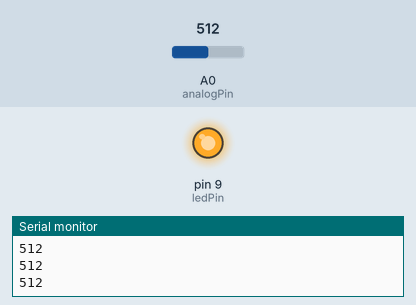
Simulated run of this sketch. Board: Arduino Uno, built with avr-gcc and run on an emulated ATmega328P. On the bench: output pins drawn as LEDs (lit = HIGH), the last lines printed to the serial monitor. The test bench sets the inputs (shaded band); at power-on: A0 (analogPin) = 512.

Above: at 1.2 s.
1.3 s: A0 (analogPin) set to 122
At 2.4 s:
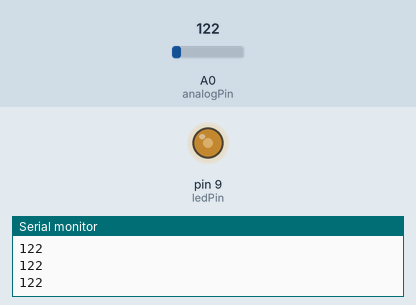
2.8 s: A0 (analogPin) set to 0
At 3.6 s:
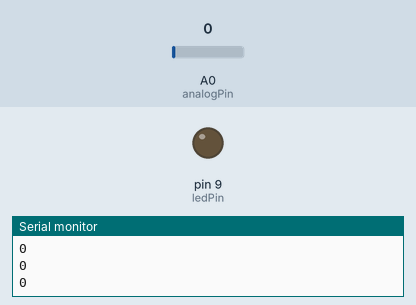
4.3 s: A0 (analogPin) set to 306
At 4.7 s:
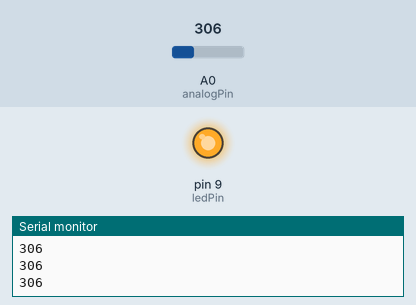
Timing chart, 0 to 7.3 s (numbered marks = the images above; inputs shaded):
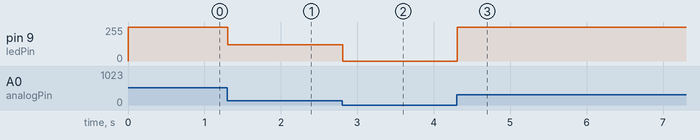

The sketch:

LAB5_part2.ino
```cpp
int analogPin = A0; // potentiometer wiper (middle terminal) connected to analog pin 0

int val = 0;
int ledPin = 9;
void setup() {
  Serial.begin(9600);           //  setup serial
  pinMode(9, OUTPUT);
}

void loop() {
  val = analogRead(analogPin);  // read the input pin
  Serial.println(val);          // debug value
  analogWrite(ledPin, val); // analogRead values go from 0 to 1023, analogWrite values from 0 to 255); // analogRead values go from 0 to 1023, analogWrite values from 0 to 255
}
```

Measured:
- after the input at 1.3 s, pin 9 (ledPin): 255/255 → 122/255 at once
- after the input at 2.8 s, pin 9 (ledPin): 122/255 → 0/255 at once
- after the input at 4.3 s, pin 9 (ledPin): 0/255 → 255/255 at once
